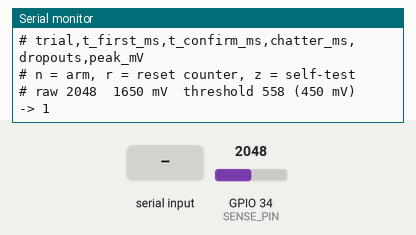
A sketch run on a simulated ESP32. Parts: the last lines printed to the serial monitor. Inputs (shaded band) come from the test bench; at power-on: GPIO 34 (SENSE_PIN) = 2048.

Above: at 1.4 s.
1.5 s: "n" received over Serial
At 3.0 s:
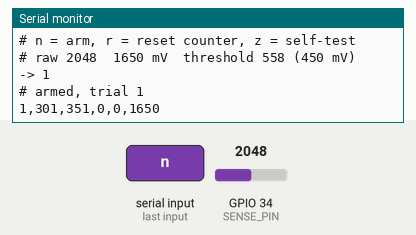
3.3 s: "r" received over Serial
At 3.8 s:
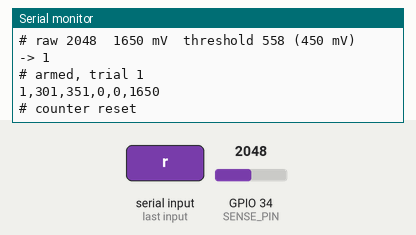

Measured:
- after the input at 1.5 s, the serial monitor: prints a new line at once (image 1)
- after the input at 3.3 s, the serial monitor: prints a new line at once (image 2)

The sketch:

trigger_latch.ino
```cpp
/*
 * trigger_latch - records the instant the detector's alarm fires.
 *
 * Replaces the human judgement "has it triggered?" with a measured edge.
 * Reaction time is the largest error in the primary measurement; this removes
 * it, and lifting the buzzer also removes the 23 mA sag at the trigger point.
 *
 * Reads Q3's collector. Q3 is a PNP high-side switch, so the line rises to
 * about (V - 0.1) when the alarm sounds and is held near ground otherwise by
 * the buzzer, or by the pull-down / divider if the buzzer has been lifted.
 *
 * WHY ANALOG AND NOT A DIGITAL PIN
 * The swing scales with the supply, but a logic threshold does not. An ESP32
 * wants about 2.48 V to read high and an Uno about 3.0 V, so near the bottom of
 * the sweep the alarm fires and the pin never notices:
 *
 *     at V = 2.6 V   ESP32 10k/20k -> 1.67 V    ESP32 10k/15k -> 1.50 V
 *                    Uno direct    -> 2.50 V    all below threshold
 *
 * which is precisely where V* lives. So the line is read with analogRead() and
 * thresholded here at 450 mV. When Q3 is off the pin sits near 0 V; when it is
 * on the pin clears 1.4 V even at a 2.5 V supply, so the margin is wide across
 * the whole sweep. ADC non-linearity is irrelevant to a yes/no decision this
 * coarse, and the multimeter remains the authority on voltage.
 *
 * REPORTS TWO INSTANTS PER TRIAL, NOT ONE
 *     t_first    the first sample above threshold
 *     t_confirm  the first moment it had held for STABLE_MS
 * Their difference is the chatter at the trigger point, and it is data: near V*
 * the alarm margin collapses, the alarm loads the rail, and the sag pushes it
 * further in, so the chatter should widen as V falls. That is a second,
 * independent signature of H3, invisible to a stopwatch.
 *
 * Serial: 115200 baud.  n = arm next trial   r = reset counter   z = self-test
 *
 * Kunaal Nirmal Khanwani
 */

#if defined(ESP32)
  #define SENSE_PIN      34      // ADC1, input-only. ADC2 is unusable with WiFi.
  #define ADC_MAX        4095
  #define ADC_FS_MV      3300    // default 11 dB attenuation
#else
  #define SENSE_PIN      A0      // Uno
  #define ADC_MAX        1023
  #define ADC_FS_MV      5000
#endif

#define THRESHOLD_MV   450UL   // Q3 off ~0 mV; Q3 on >=1400 mV worst case.
#define STABLE_MS      50UL    // continuous hold before a trigger is confirmed.
#define SETTLE_MS      300UL   // ignored after arming, for switch bounce.

// A self-oscillating buzzer chops the collector current, so while the buzzer is
// still fitted the line is a pulse train rather than a steady level. Treat it as
// active if any sample in the last HOLD_MS cleared the threshold. With the
// buzzer lifted set this to 0 for the finest chatter resolution.
#define HOLD_MS        10UL

const uint16_t THRESHOLD_COUNTS = (uint16_t)(THRESHOLD_MV * ADC_MAX / ADC_FS_MV);

enum State { ARMED, SEEN, LATCHED };

State    state     = LATCHED;
uint16_t trial     = 0;
uint32_t t_armed   = 0, t_first = 0, t_stable = 0, t_high = 0;
uint16_t dropouts  = 0, peak = 0;

static inline uint16_t mv(uint16_t counts) {
  return (uint16_t)((uint32_t)counts * ADC_FS_MV / ADC_MAX);
}

void arm() {
  trial++;
  state    = ARMED;
  t_armed  = millis();
  t_first  = t_stable = t_high = 0;
  dropouts = peak = 0;
  Serial.print(F("# armed, trial ")); Serial.println(trial);
}

void selftest() {
  uint16_t c = analogRead(SENSE_PIN);
  Serial.print(F("# raw ")); Serial.print(c);
  Serial.print(F("  ")); Serial.print(mv(c)); Serial.print(F(" mV  threshold "));
  Serial.print(THRESHOLD_COUNTS); Serial.print(F(" ("));
  Serial.print(THRESHOLD_MV); Serial.print(F(" mV)  -> "));
  Serial.println(c >= THRESHOLD_COUNTS ? 1 : 0);
}

void setup() {
  Serial.begin(115200);
  pinMode(SENSE_PIN, INPUT);     // external divider / pull-down, never INPUT_PULLUP
  delay(200);
  Serial.println(F("# trial,t_first_ms,t_confirm_ms,chatter_ms,dropouts,peak_mV"));
  Serial.println(F("# n = arm, r = reset counter, z = self-test"));
  selftest();
}

void loop() {
  while (Serial.available()) {
    char c = Serial.read();
    if (c == 'n') arm();
    else if (c == 'r') { trial = 0; Serial.println(F("# counter reset")); }
    else if (c == 'z') selftest();
  }

  if (state == LATCHED) return;

  uint32_t now = millis();
  if (now - t_armed < SETTLE_MS) return;

  uint16_t counts = analogRead(SENSE_PIN);
  if (counts > peak) peak = counts;
  if (counts >= THRESHOLD_COUNTS) t_high = now;
  bool on = t_high && (now - t_high) <= HOLD_MS;

  if (state == ARMED) {
    if (on) { t_first = t_stable = now; state = SEEN; }
    return;
  }

  // Keep t_first, but restart the hold clock on every dropout, so a confirmed
  // trigger means genuinely continuous and not merely eventual.
  if (!on) {
    if (now - t_stable < STABLE_MS) dropouts++;
    t_stable = now;
    return;
  }

  if (now - t_stable >= STABLE_MS) {
    uint32_t t_confirm = t_stable + STABLE_MS;
    Serial.print(trial);                              Serial.print(',');
    Serial.print(t_first - t_armed);                  Serial.print(',');
    Serial.print(t_confirm - t_armed);                Serial.print(',');
    Serial.print(t_confirm - t_first - STABLE_MS);    Serial.print(',');
    Serial.print(dropouts);                           Serial.print(',');
    Serial.println(mv(peak));
    state = LATCHED;
  }
}
```
